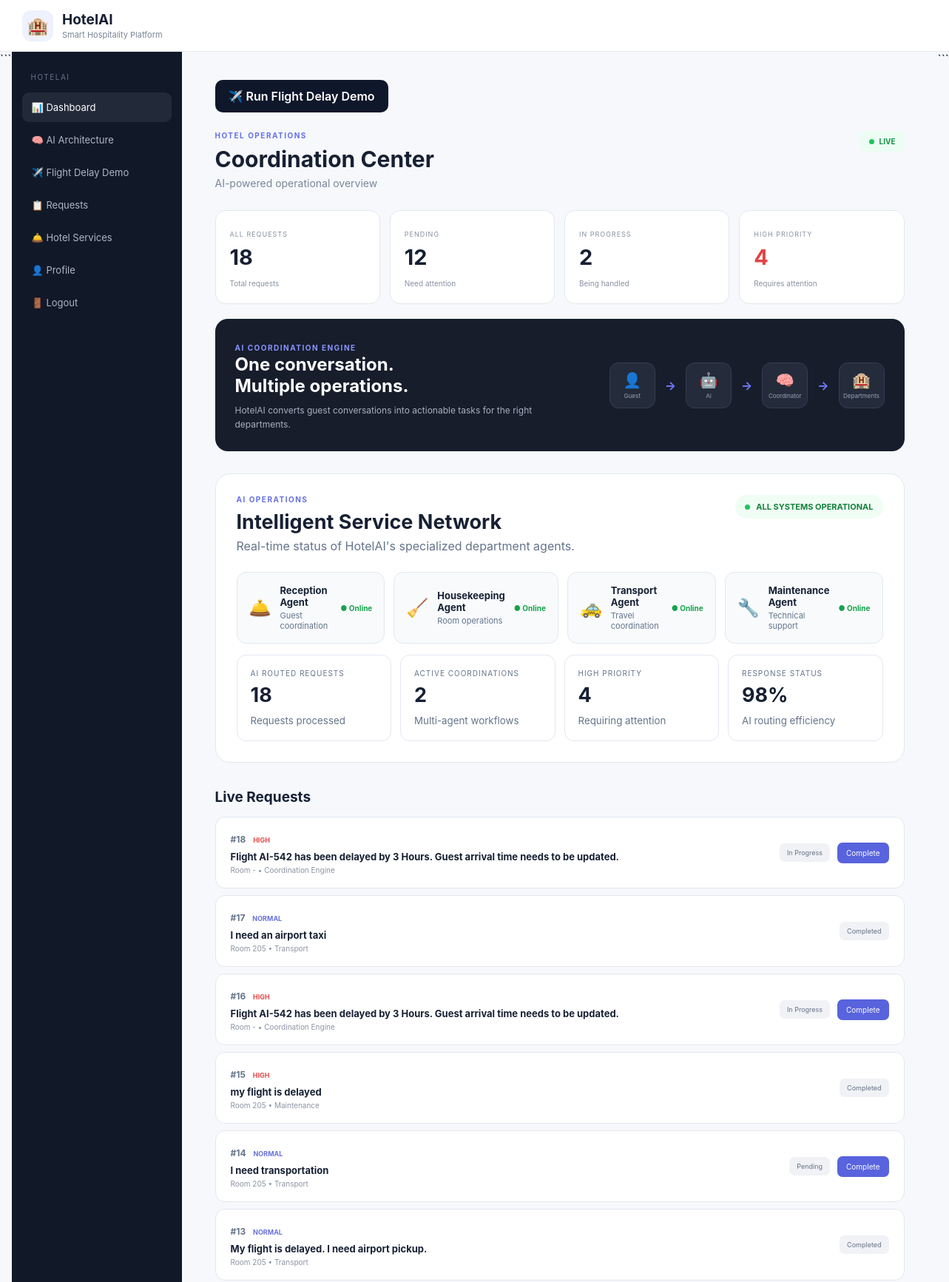
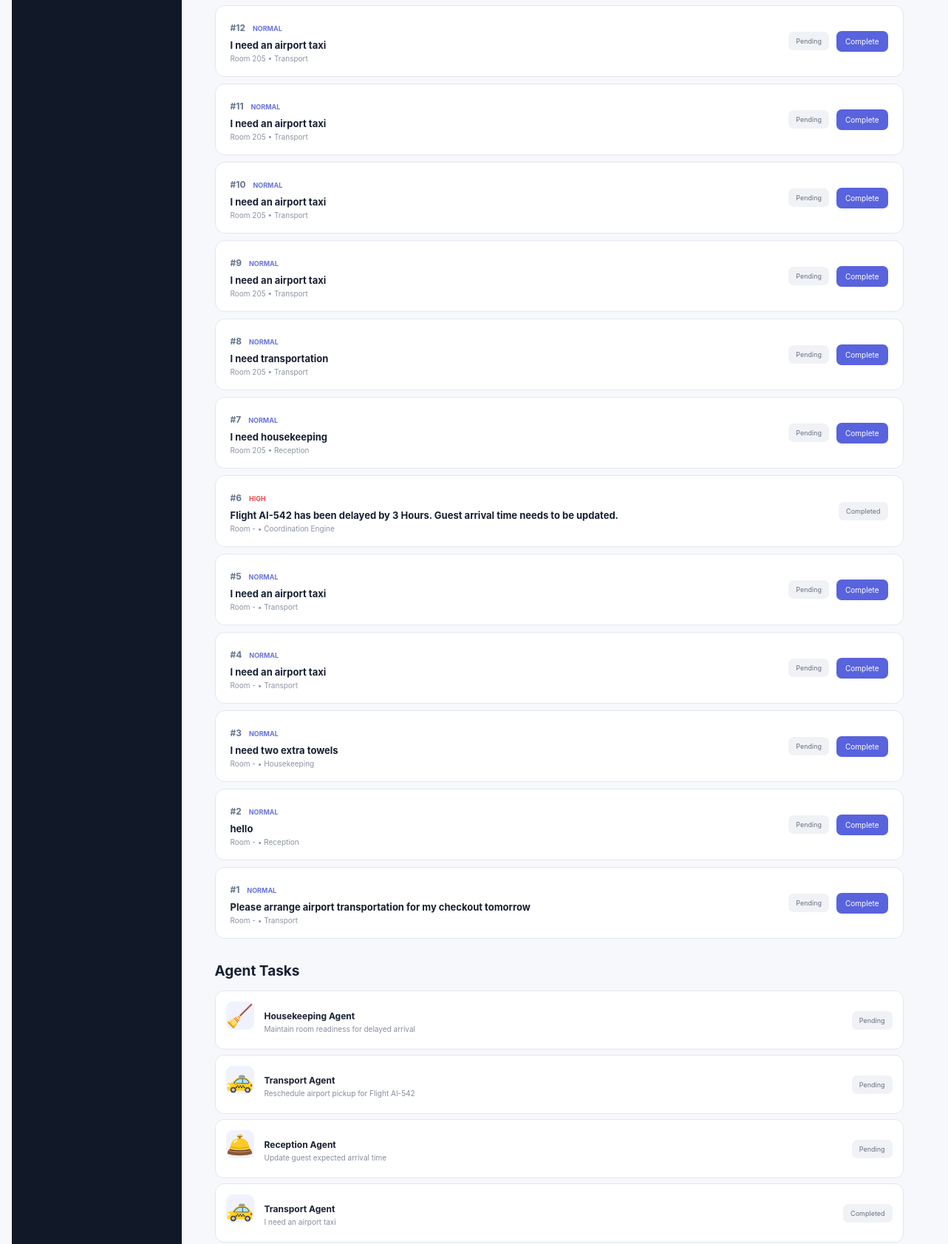
Screenshot of /staff (upper part) with the database file from the repository (2 pictures, top to bottom).
### tables this page shows
CREATE TABLE requests (
            id INTEGER PRIMARY KEY AUTOINCREMENT,
            user_id INTEGER,
            room TEXT,
            message TEXT NOT NULL,
            department TEXT,
            priority TEXT DEFAULT 'Normal',
            status TEXT DEFAULT 'Pending',
            created_at TIMESTAMP DEFAULT CURRENT_TIMESTAMP
        );

CREATE TABLE tasks (
            id INTEGER PRIMARY KEY AUTOINCREMENT,
            request_id INTEGER,
            department TEXT,
            description TEXT,
            status TEXT DEFAULT 'Pending',
            created_at TIMESTAMP DEFAULT CURRENT_TIMESTAMP
        );

### app.py (the view)
@app.route("/staff")
def staff_dashboard():
    connection = get_db_connection()
    stats = {}
    stats["total"] = connection.execute(
        "SELECT COUNT(*) FROM requests"
    ).fetchone()[0]
    stats["pending"] = connection.execute(
        "SELECT COUNT(*) FROM requests WHERE status = 'Pending'"
    ).fetchone()[0]
    stats["progress"] = connection.execute(
        "SELECT COUNT(*) FROM requests WHERE status = 'In Progress'"
    ).fetchone()[0]
    stats["urgent"] = connection.execute(
        """
        SELECT COUNT(*)
        FROM requests
        WHERE priority IN ('High', 'Critical')
        """
    ).fetchone()[0]
    requests_list = connection.execute(
        """
        SELECT *
        FROM requests
        ORDER BY id DESC
        LIMIT 20
        """
    ).fetchall()
    tasks = connection.execute(
        """
        SELECT *
        FROM tasks
        ORDER BY id DESC
        LIMIT 20
        """
    ).fetchall()
    connection.close()
    return render_template(
        "staff_dashboard.html",
        stats=stats,
        requests=requests_list,
        tasks=tasks
    )

### database.py (called while the page is built)
def get_db_connection():
    connection = sqlite3.connect(Config.DATABASE)
    connection.row_factory = sqlite3.Row
    return connection

### templates/staff_dashboard.html (shortened to what this page needs)
{% extends "layout.html" %}
{% block content %}
<div class="app-layout">
```
<aside class="sidebar">
    <div class="side-title">
        HOTELAI
    </div>
    <a class="active" href="/staff">
        📊 Dashboard
    </a>
    <a href="/architecture">
        🧠 AI Architecture
    </a>
    <a href="/flight-delay">
        ✈️ Flight Delay Demo
    </a>
    <a href="/requests">
        📋 Requests
    </a>
    <a href="/services">
        🛎️ Hotel Services
    </a>
    <a href="/profile">
        👤 Profile
    </a>
    <a href="/logout">
        🚪 Logout
    </a>
</aside>
<main class="main">
     <div style="margin-bottom: 25px;">
    <a href="/flight-delay"
       style="
       display:inline-block;
       padding:12px 18px;
       background:#0f172a;
       color:white;
       text-decoration:none;
       border-radius:10px;
       font-weight:600;
       ">
        ✈️ Run Flight Delay Demo
    </a>
</div>
    <div class="page-header">
        <div>
            <p class="eyebrow">
                HOTEL OPERATIONS
            </p>
            <h1>
                Coordination Center
            </h1>
            <p>
                AI-powered operational overview
            </p>
        </div>
        <div class="live-status">
            <span></span>
            LIVE
        </div>
    </div>
    <div class="stats">
        <div class="stat">
            <span>ALL REQUESTS</span>
            <strong>
                {{ stats["total"] }}
            </strong>
            <small>
                Total requests
            </small>
        </div>
        <div class="stat">
            <span>PENDING</span>
            <strong>
                {{ stats["pending"] }}
            </strong>
            <small>
                Need attention
            </small>
        </div>
        <div class="stat">
            <span>IN PROGRESS</span>
            <strong>
                {{ stats["progress"] }}
            </strong>
            <small>
                Being handled
            </small>
        </div>
        <div class="stat danger">
            <span>HIGH PRIORITY</span>
            <strong>
                {{ stats["urgent"] }}
            </strong>
            <small>
                Requires attention
            </small>
        </div>
    </div>
    <section class="coordination-card">
        <div>
            <span class="eyebrow">
                AI COORDINATION ENGINE
            </span>
            <h2>
                One conversation.<br>
                Multiple operations.
            </h2>
            <p>
                HotelAI converts guest conversations into
                actionable tasks for the right departments.
            </p>
        </div>
        <div class="flow">
            <div>
                👤
                <small>Guest</small>
            </div>
            <b>→</b>
            <div>
                🤖
                <small>AI</small>
            </div>
            <b>→</b>
            <div>
                🧠
                <small>Coordinator</small>
            </div>
            <b>→</b>
            <div>
                🏨
                <small>Departments</small>
            </div>
        </div>
    </section>
<section class="ai-overview">
    <div class="overview-header">
        <div>
            <p class="eyebrow">AI OPERATIONS</p>
            <h2>Intelligent Service Network</h2>
            <p>
                Real-time status of HotelAI's specialized
                department agents.
            </p>
        </div>
        <div class="system-online">
            <span></span>
            ALL SYSTEMS OPERATIONAL
        </div>
    </div>
    <div class="agent-status-grid">
        <div class="agent-status-card">
            <div class="agent-status-icon">🛎️</div>
            <div>
                <strong>Reception Agent</strong>
                <small>Guest coordination</small>
            </div>
            <span class="agent-online">● Online</span>
        </div>
        <div class="agent-status-card">
            <div class="agent-status-icon">🧹</div>
            <div>
                <strong>Housekeeping Agent</strong>
                <small>Room operations</small>
            </div>
            <span class="agent-online">● Online</span>
        </div>
        <div class="agent-status-card">
            <div class="agent-status-icon">🚕</div>
            <div>
                <strong>Transport Agent</strong>
                <small>Travel coordination</small>
            </div>
            <span class="agent-online">● Online</span>
        </div>
        <div class="agent-status-card">
            <div class="agent-status-icon">🔧</div>
            <div>
                <strong>Maintenance Agent</strong>
                <small>Technical support</small>
            </div>
            <span class="agent-online">● Online</span>
        </div>
    </div>
    <div class="coordination-metrics">
        <div class="metric-card">
            <span>AI ROUTED REQUESTS</span>
            <strong>{{ stats.total }}</strong>
            <small>
                Requests processed
            </small>
        </div>
        <div class="metric-card">
            <span>ACTIVE COORDINATIONS</span>
            <strong>{{ stats.progress }}</strong>
            <small>
                Multi-agent workflows
            </small>
        </div>
        <div class="metric-card">
            <span>HIGH PRIORITY</span>
            <strong>{{ stats.urgent }}</strong>
            <small>
                Requiring attention
            </small>
        </div>
        <div class="metric-card">
            <span>RESPONSE STATUS</span>
            <strong>98%</strong>
            <small>
                AI routing efficiency
            </small>
        </div>
    </div>
</section>
    <h2 class="section-heading">
        Live Requests
    </h2>
    {% if requests %}
        {% for item in requests %}
        <div class="request-row">
            <div class="request-info">
                <div>
                    <span class="request-id">
                        #{{ item["id"] }}
                    </span>
                    {% if item["priority"] == "High" or item["priority"] == "Critical" %}
                        <span class="priority high">
                            {{ item["priority"] }}
                        </span>
                    {% else %}
                        <span class="priority normal">
                            {{ item["priority"] }}
                        </span>
                    {% endif %}
                </div>
                <h3>
                    {{ item["message"] }}
                </h3>
                <p>
                    Room {{ item["room"] }}
                    •
                    {{ item["department"] }}
                </p>
            </div>
            <div class="request-actions">
                <span class="status">
                    {{ item["status"] }}
                </span>
                {% if item["status"] != "Completed" %}
                <button
                    type="button"
data-id="{{ item['id'] }}"
onclick="updateRequest(this.dataset.id, 'Completed')"
                    class="complete-btn">
                    Complete
                </button>
                {% endif %}
            </div>
        </div>
        {% endfor %}
    {% endif %}
    <h2 class="section-heading">
        Agent Tasks
    </h2>
    {% if tasks %}
        {% for task in tasks %}
        <div class="task-row">
            <div class="agent-icon">
                {% if task["department"] == "Housekeeping" %}
                    🧹
                {% elif task["department"] == "Transport" %}
                    🚕
                {% elif task["department"] == "Maintenance" %}
                    🔧
                {% elif task["department"] == "Food Service" %}
                    🍽️
                {% else %}
                    🛎️
                {% endif %}
            </div>
            <div>
                <strong>
                    {{ task["department"] }} Agent
                </strong>
                <p>
                    {{ task["description"] }}
                </p>
            </div>
            <span class="status">
                {{ task["status"] }}
            </span>
        </div>
        {% endfor %}
    {% endif %}
</main>
```
</div>
{% endblock %}

### rows the page displays
requests: id "18", priority "HIGH", message "Flight AI-542 has been delayed by 3 Hours. Guest arrival time needs to be updated.", room "-", department "Coordination Engine", status "In Progress"
requests: id "17", priority "NORMAL", message "I need an airport taxi", room "205", department "Transport", status "Completed"
requests: id "16", priority "HIGH", message "Flight AI-542 has been delayed by 3 Hours. Guest arrival time needs to be updated.", room "-", department "Coordination Engine", status "In Progress"
requests: id "15", priority "HIGH", message "my flight is delayed", room "205", department "Maintenance", status "Completed"
requests: id "14", priority "NORMAL", message "I need transportation", room "205", department "Transport", status "Pending"
requests: id "13", priority "NORMAL", message "My flight is delayed. I need airport pickup.", room "205", department "Transport", status "Completed"
requests: id "12", priority "NORMAL", message "I need an airport taxi", room "205", department "Transport", status "Pending"
requests: id "11", priority "NORMAL", message "I need an airport taxi", room "205", department "Transport", status "Pending"
requests: id "10", priority "NORMAL", message "I need an airport taxi", room "205", department "Transport", status "Pending"
requests: id "9", priority "NORMAL", message "I need an airport taxi", room "205", department "Transport", status "Pending"
requests: id "8", priority "NORMAL", message "I need transportation", room "205", department "Transport", status "Pending"
requests: id "7", priority "NORMAL", message "I need housekeeping", room "205", department "Reception", status "Pending"
requests: id "6", priority "HIGH", message "Flight AI-542 has been delayed by 3 Hours. Guest arrival time needs to be updated.", room "-", department "Coordination Engine", status "Completed"
requests: id "5", priority "NORMAL", message "I need an airport taxi", room "-", department "Transport", status "Pending"
requests: id "4", priority "NORMAL", message "I need an airport taxi", room "-", department "Transport", status "Pending"
requests: id "3", priority "NORMAL", message "I need two extra towels", room "-", department "Housekeeping", status "Pending"
requests: id "2", priority "NORMAL", message "hello", room "-", department "Reception", status "Pending"
requests: id "1", priority "NORMAL", message "Please arrange airport transportation for my checkout tomorrow", room "-", department "Transport", status "Pending"
tasks: department "Housekeeping", description "Maintain room readiness for delayed arrival", status "Pending"
tasks: department "Transport", description "Reschedule airport pickup for Flight AI-542", status "Pending"
tasks: department "Reception", description "Update guest expected arrival time", status "Pending"
tasks: department "Transport", description "I need an airport taxi", status "Completed"

### other values shown
{{ stats["total"] }} "18"
{{ stats["pending"] }} "12"
{{ stats["progress"] }} "2"
{{ stats["urgent"] }} "4"
{{ stats.total }} "18"
{{ stats.progress }} "2"
{{ stats.urgent }} "4"
